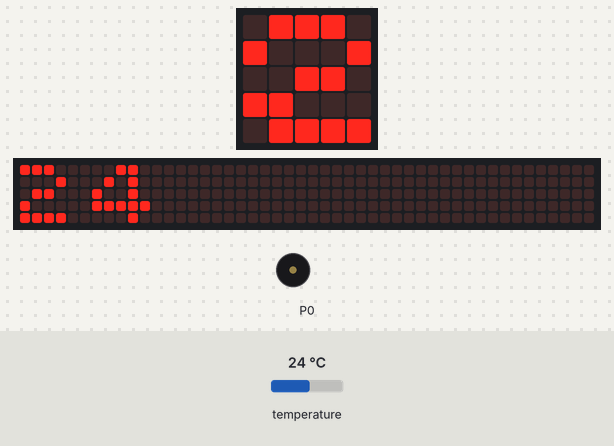
This program was run on a simulated BBC micro:bit (MakeCode). On the bench: the board's 5×5 LED display, a strip that is not on the board, showing the scrolling text unrolled, buzzer (waves = sounding). The test bench sets the inputs (shaded band); at power-on: temperature 24 °C. The 48×5 strip is a reading aid, not a part: it shows the text the display is scrolling, unrolled, one strip-width of it at a time.

Above: at 1.27 s.
1.3 s: temperature set to 20.6 °C
4.3 s: temperature set to 19.1 °C
At 4.7 s:
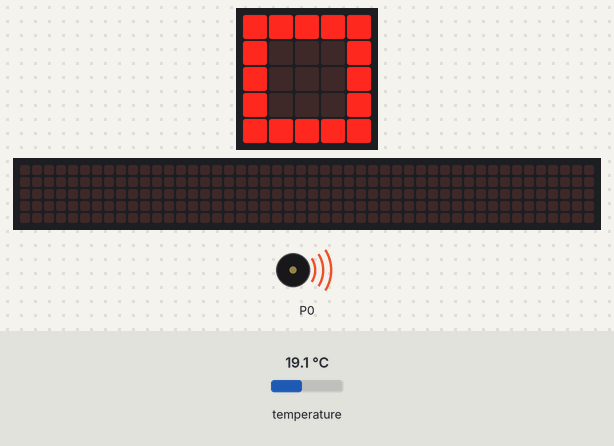
At 5.13 s:
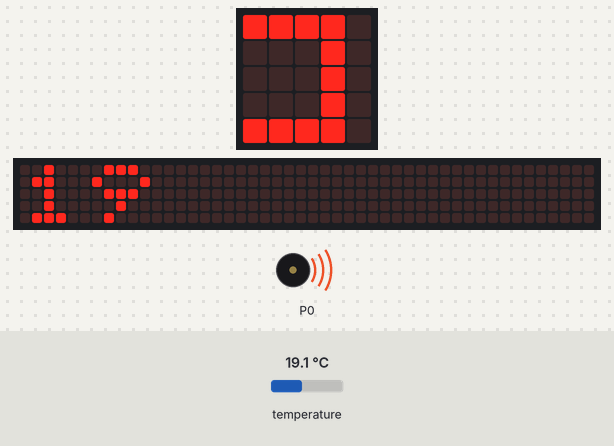
6.7 s: temperature set to 12 °C
At 14.8 s:
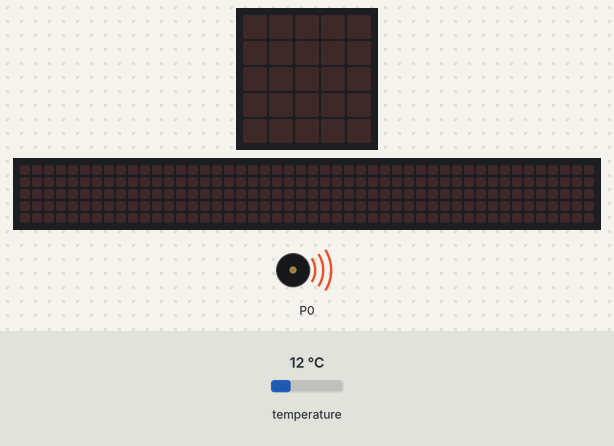
Timing chart, 0 to 15.7 s (numbered marks = the images above; inputs shaded):
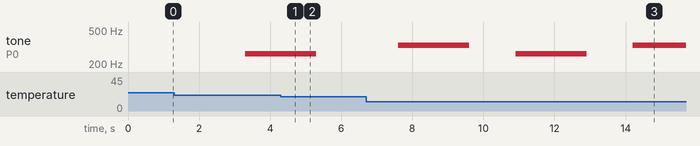

The program:

main.ts
```typescript
basic.forever(function () {
    if (input.temperature() < 20) {
        basic.showIcon(IconNames.Square)
        basic.showNumber(input.temperature())
        music.playTone(330, music.beat(BeatFraction.Breve))
    }
})
basic.forever(function () {
    if (input.temperature() > 17) {
        basic.showIcon(IconNames.Chessboard)
        basic.showNumber(input.temperature())
        music.playTone(262, music.beat(BeatFraction.Breve))
    }
})
```

test.ts
```typescript
// aquí va el archivo "tests"; esto no se compilará cuando este paquete se utilice como una extensión.
```

Measured:
- the behaviour switches between 20 and 19.9 °C on temperature (found by bisection; images 0 and 1)
- after the input at 4.3 s, the display: changes at once (image 1)
- by itself, tone on P0: plays 330 Hz for 2.0 s, 262 Hz for 2.0 s, 330 Hz for 1.5 s
- what the display in image 1 shows lasts 0.6 s, from 4.3 s to 4.9 s
